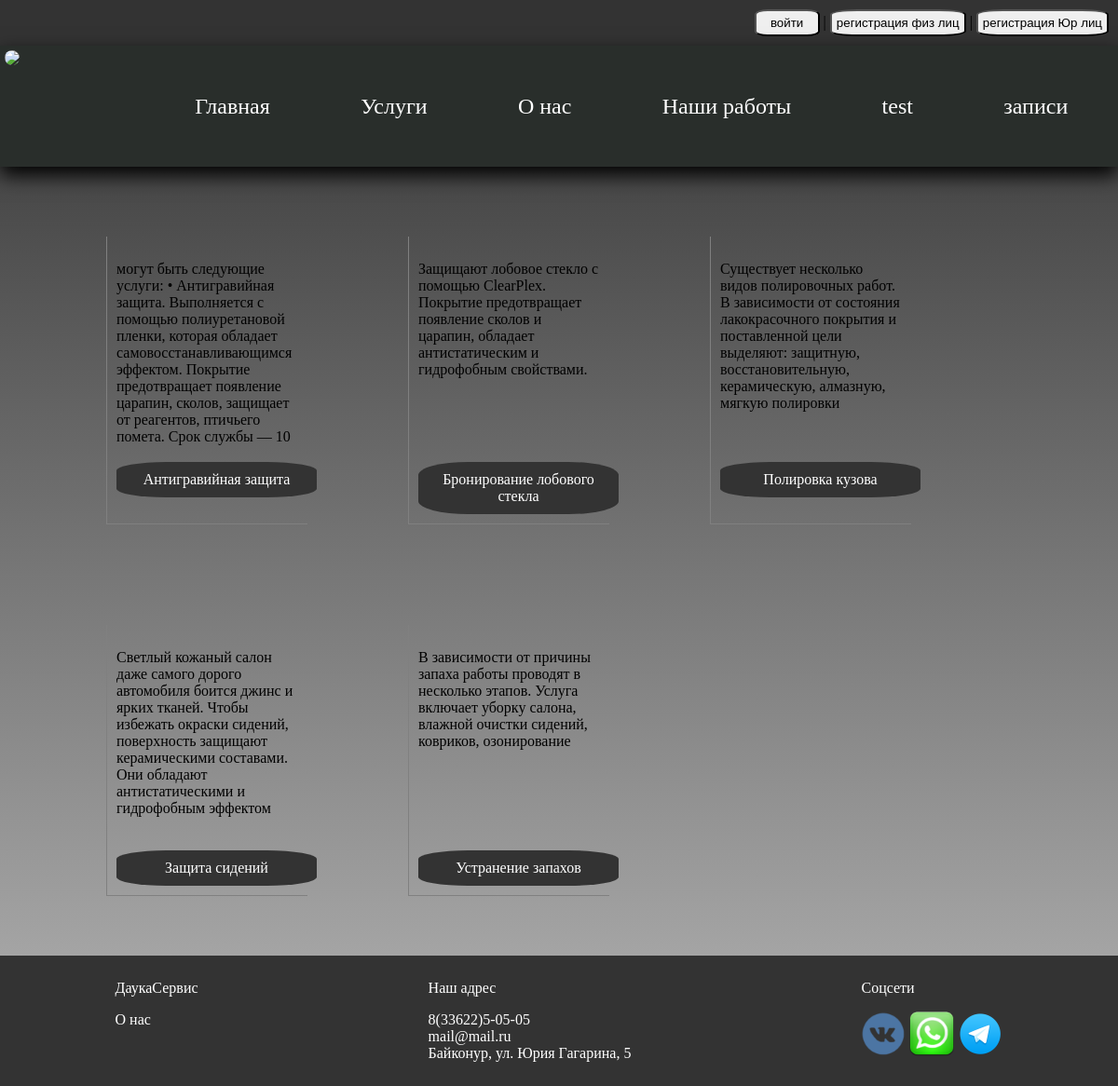
The app's page /service, older data.
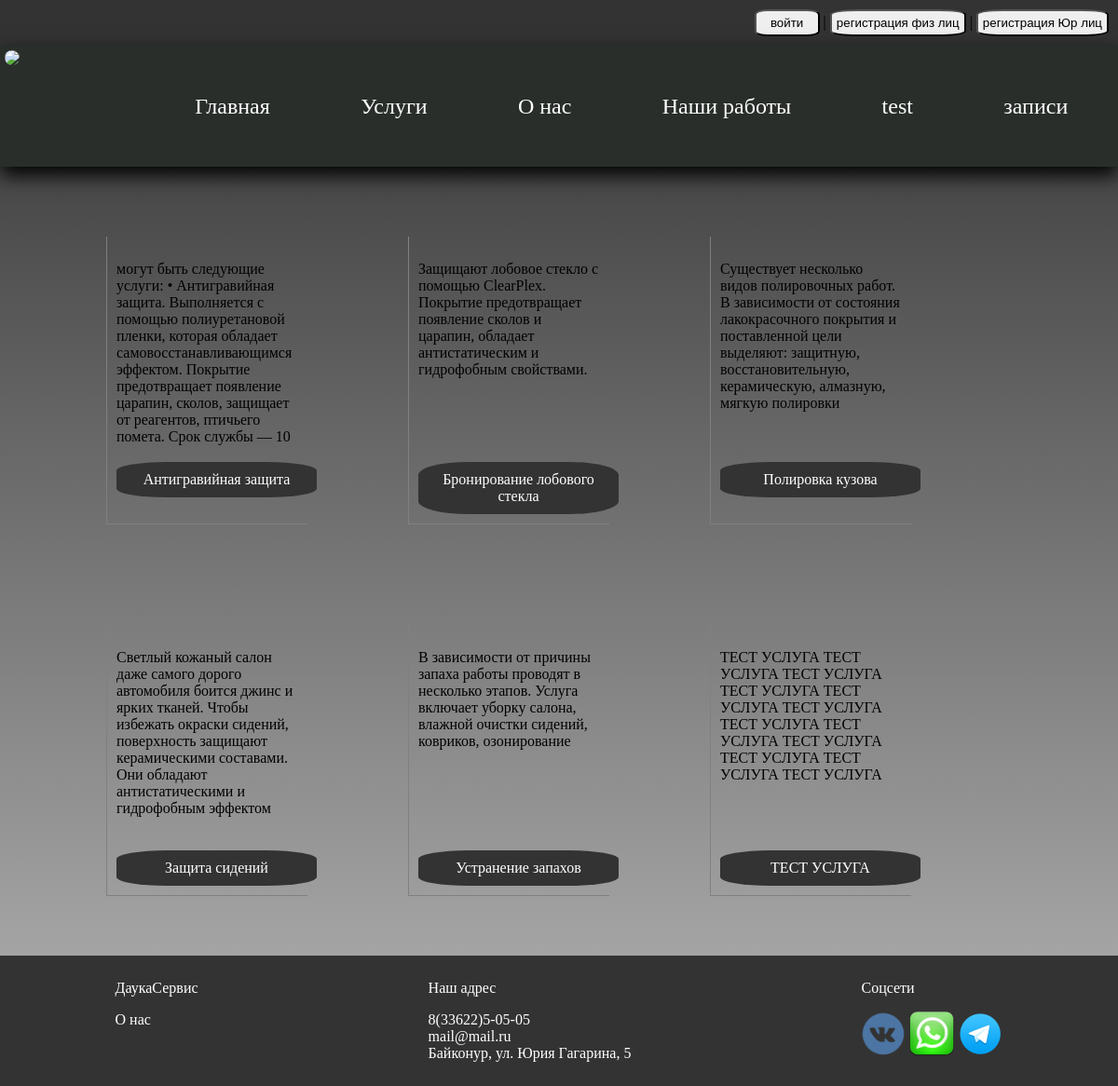
The same page, newer data.
### autoService/models.py (models this page shows, shortened)
class Service(models.Model):
    title = models.CharField('название услуги', max_length=100)
    description = models.TextField('описание')
    group = models.ForeignKey(GroupService, verbose_name='группа', on_delete=models.CASCADE)
    user = models.ManyToManyField(CustomUser, verbose_name='Мастера', related_name='services')
    class Meta:
        verbose_name = 'Услуга'
        verbose_name_plural = 'Услуги'

### autoService/views.py (the view)
# urls.py: path('service', service, name='service'),
def service(request):
    services = Service.objects.all()
    context = {
        'services': services,
    }
    return render(request, 'service.html', context)

### userManager/views.py (called while the page is built)
def auth_form_processor(request):
    creating_form = UserForm()
    auth_form = AuthenticationForm()
    creating_form_legal = LegalEntity()
    return {
        'creating_form': creating_form,
        'auth_form': auth_form,
        'creating_form_legal': creating_form_legal,
    }

### templates/service.html (shortened to what this page needs)
{% extends 'base.html' %}
{% load static %}
{% block content %}
<div class="d-flex auto_profile">
    {% for service in services %}
    <div class="card_service">
        <div class="card_service_inner">
            <p class="fixed-height">{{service.description}}</p>
        </div>
        <a href="{% url 'service_detail' pk=service.id %}" class="abtn">{{service.title}}</a>
    </div>
    {% endfor %}
</div>
{% endblock %}

Row changes from the older to the newer data that the page shows:
added Service: description "ТЕСТ УСЛУГА ТЕСТ УСЛУГА ТЕСТ УСЛУГА ТЕСТ УСЛУГА ТЕСТ УСЛУГА ТЕСТ УСЛУГА ТЕСТ УСЛУГА ТЕСТ УСЛУГА ТЕСТ УСЛУГА ТЕСТ УСЛУГА ТЕСТ УСЛУГА ТЕСТ УСЛУГА", title "ТЕСТ УСЛУГА"
